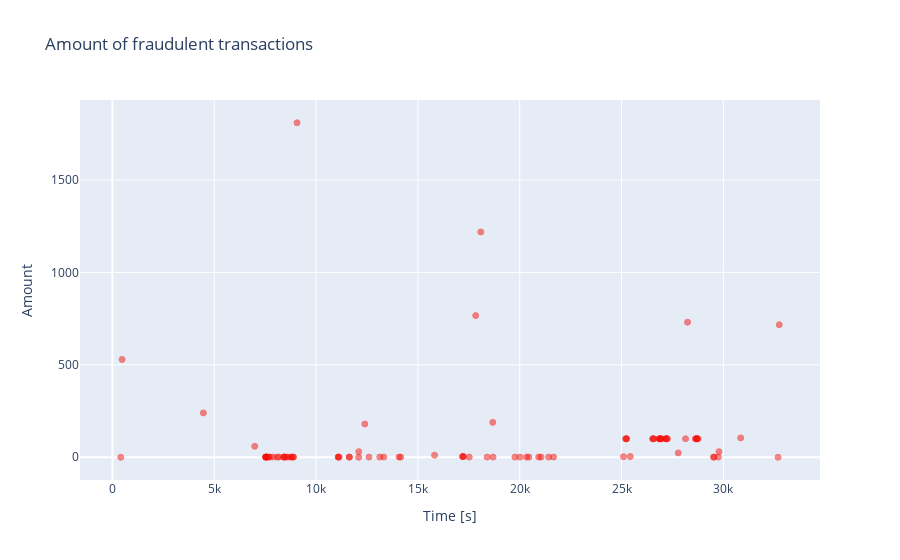

The notebook cell this image was saved under:
### Markdown cell above
The real transaction have a larger mean value, larger Q1, smaller Q3 and Q4 and larger outliers; fraudulent transactions have a smaller Q1 and mean, larger Q4 and smaller outliers.

Let's plot the fraudulent transactions (amount) against time. The time is shown is seconds from the start of the time period (totaly 48h, over 2 days).

### Code cell
fraud = data_df.loc[data_df['Class'] == 1]

trace = go.Scatter(
    x = fraud['Time'],y = fraud['Amount'],
    name="Amount",
     marker=dict(
                color='rgb(238,23,11)',
                line=dict(
                    color='red',
                    width=1),
                opacity=0.5,
            ),
    text= fraud['Amount'],
    mode = "markers"
)
data = [trace]
layout = dict(title = 'Amount of fraudulent transactions',
          xaxis = dict(title = 'Time [s]', showticklabels=True), 
          yaxis = dict(title = 'Amount'),
          hovermode='closest'
         )
fig = dict(data=data, layout=layout)
iplot(fig, filename='fraud-amount')

### Figure 1 — Plotly figure (JSON) as saved in the notebook; plotly's stock layout.template omitted (floating-point values rounded to 4 significant figures)
{"data": [{"marker": {"color": "rgb(238,23,11)", "line": {"color": "red", "width": 1}, "opacity": 0.5}, "mode": "markers", "name": "Amount", "text": [0, 529, 239.9, 59, 1, 1, 1, 1, 1, 1, 1, 1, 1, 1, 1, 1, 1, 1, 1, 1, 1, 1.1, 1, 1, 1810.0, 1, 1, 1, 1, 1, 0, 30.39, 179.7, 1, 1, 1, 1, 1, 11.39, 3.79, 3.79, 3.93, 1, 766.4, 1219.0, 1, 188.8, 1, 1, 1, 1, 1, 1, 1, 1, 1, 3.12, 99.99, 99.99, 99.99, 3.76, 99.99, 99.99, 99.99, 99.99, 99.99, 99.99, 99.99, 99.99, 99.99, 99.99, 99.99, 99.99, 23.36, 99.99, 730.9, 99.99, 99.99, 99.99, 99.99, 99.99, 0.68, 0.68, 0.68, 30.3, 104.8, 0, 717.1], "x": [406, 472, 4462, 6986, 7519, 7526, 7535, 7543, 7551, 7610, 7672, 7740, 7891, 8090, 8169, 8408, 8415, 8451, 8528, 8614, 8757, 8808, 8878, 8886, 9064, 11080, 11092, 11131, 11629, 11635, 12093, 12095, 12393, 12597, 13126, 13323, 14073, 14152, 15817, 17187, 17220, 17230, 17520, 17838, 18088, 18399, 18675, 18690, 19762, 20011, 20332, 20451, 20931, 21046, 21419, 21662, 25095, 25198, 25231, 25254, 25426, 26523, 26556, 26585, 26833, 26863, 26899, 26931, 26961, 27163, 27187, 27219, 27252, 27784, 28143, 28242, 28625, 28658, 28692, 28726, 28755, 29526, 29531, 29753, 29785, 30852, 32686, 32745], "y": [0, 529, 239.9, 59, 1, 1, 1, 1, 1, 1, 1, 1, 1, 1, 1, 1, 1, 1, 1, 1, 1, 1.1, 1, 1, 1810.0, 1, 1, 1, 1, 1, 0, 30.39, 179.7, 1, 1, 1, 1, 1, 11.39, 3.79, 3.79, 3.93, 1, 766.4, 1219.0, 1, 188.8, 1, 1, 1, 1, 1, 1, 1, 1, 1, 3.12, 99.99, 99.99, 99.99, 3.76, 99.99, 99.99, 99.99, 99.99, 99.99, 99.99, 99.99, 99.99, 99.99, 99.99, 99.99, 99.99, 23.36, 99.99, 730.9, 99.99, 99.99, 99.99, 99.99, 99.99, 0.68, 0.68, 0.68, 30.3, 104.8, 0, 717.1], "type": "scatter"}], "layout": {"hovermode": "closest", "title": {"text": "Amount of fraudulent transactions"}, "xaxis": {"showticklabels": true, "title": {"text": "Time [s]"}}, "yaxis": {"title": {"text": "Amount"}}}}
